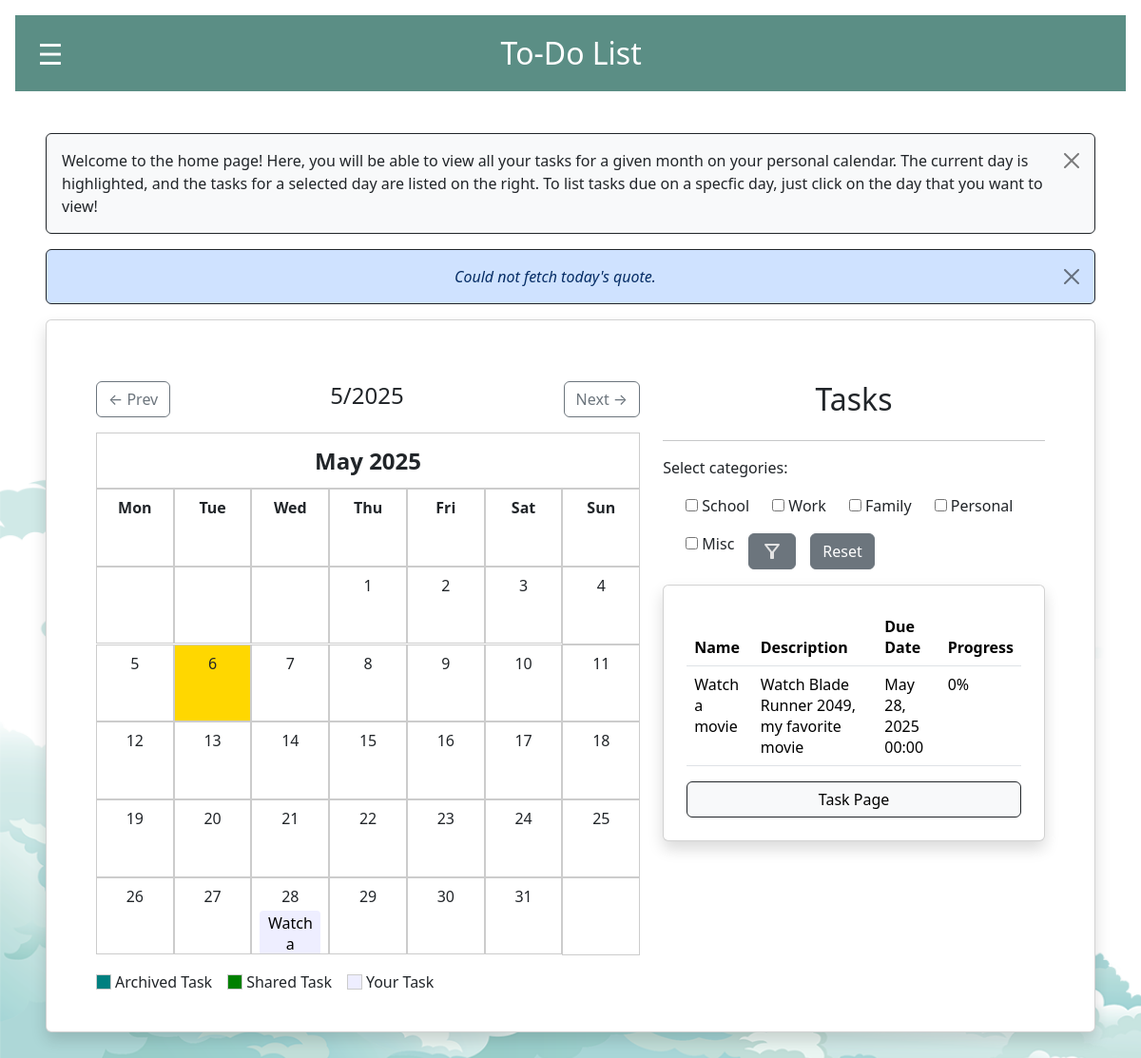
/home/ (signed in), run on an earlier commit of the app's database.
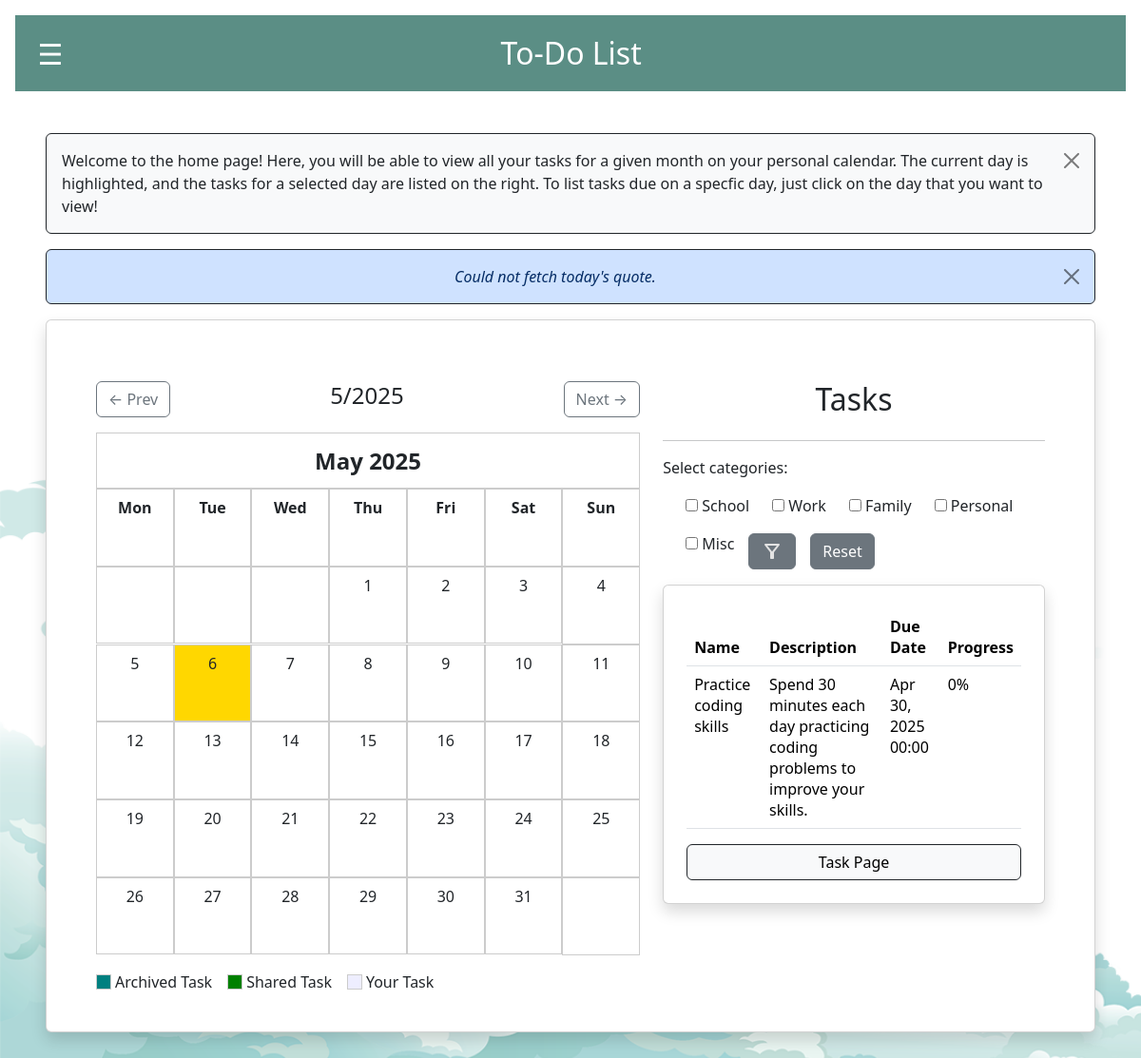
And on a later commit of the database.
### todoapp/models.py (models this page shows, shortened)
class Category(models.Model):
    name = models.CharField(max_length=50)
    objects = models.Manager()
    def __str__(self):
        return str(self.name or "")

class Task(models.Model):
    name = models.CharField(max_length=255)
    objects = models.Manager()
    creator = models.ForeignKey(User, on_delete=models.CASCADE)
    description = models.TextField()
    due_date = models.DateTimeField()
    progress = models.IntegerField(default=0)
    is_completed = models.BooleanField(default=False)
    is_archived = models.BooleanField(default=False)
    ignore_archive = models.BooleanField(default=False)
    categories = models.ManyToManyField(Category, related_name="tasks", blank=True)
    assigned_users = models.ManyToManyField(User, related_name="assigned_tasks")
    notifications_enabled = models.BooleanField(default=False)
    NOTIFICATION_TIMES = [
        (10, '10 minutes before'),
        (60, '1 hour before'),
        (1440, '1 day before'),
    ]
    NOTIFICATION_TYPES = [
        ('push', 'Push Notification'),
        ('email', 'Email Notification'),
    ]
    notification_time = models.IntegerField(choices=NOTIFICATION_TIMES, default=60)
    notification_type = models.CharField(
        max_length=10,
        choices=NOTIFICATION_TYPES,
        default='push'
    )

### todoapp/views.py (the view, shortened to what this page needs)
# urls.py: path('home/', views.calender_view , name='home'),
@login_required(login_url='index')
@require_GET
@csrf_exempt
def calender_view(request):
    form = FilterTasksForm(request.GET or None)
    year  = request.GET.get('year')
    month = request.GET.get('month')
    if year and month:
        year, month = int(year), int(month)
    else:
        today = datetime.today()
        year, month = today.year, today.month
    monthly_tasks = Task.objects.filter(
        Q(creator=request.user) | Q(assigned_users=request.user),
        due_date__year=year,
        due_date__month=month,
    ).distinct().order_by('due_date')
    sidebar_tasks = Task.objects.filter(
        Q(creator=request.user) | Q(assigned_users=request.user),
        is_completed=False,
        is_archived=False,
    ).distinct().order_by('due_date')
    selected_day = request.GET.get('day')
    if selected_day and selected_day.isdigit():
        sidebar_tasks = sidebar_tasks.filter(due_date__day=int(selected_day))
    prev_month = 12 if month == 1 else month - 1
    prev_year  = year - 1 if month == 1 else year
    next_month = 1  if month == 12 else month + 1
    next_year  = year + 1 if month == 12 else year
    us_hols = holidays.CountryHoliday('US', years=[year])
    holiday_dict = {
        dt.day: name
        for dt, name in us_hols.items()
        if dt.month == month
    }
    cal = TaskCalendar(
        monthly_tasks,
        year=year,
        month=month,
        holidays=holiday_dict,
        user=request.user
    )
    html_calendar = cal.formatmonth(year, month)
    today_quote = show_quote()
    return render(request, 'home.html', {
        'calendar':     html_calendar,
        'year':         year,
        'month':        month,
        'prev_year':    prev_year,
        'prev_month':   prev_month,
        'next_year':    next_year,
        'next_month':   next_month,
        'form':         form,           # your FilterTasksForm
        'all_tasks':    sidebar_tasks,  # template loops over all_tasks
        'holiday_dict': holiday_dict,
        'today_quote': today_quote
    })

### todoapp/forms.py
class FilterTasksForm(forms.Form):
    user_category_filter = forms.ModelMultipleChoiceField(
        queryset=Category.objects.all(),
        widget=forms.CheckboxSelectMultiple,
        required=False,
        label="Select categories:"
    )

### todoapp/context_processors.py (called while the page is built)
def vapid_key(request):
    return {
        'vapid_key': settings.VAPID_PUBLIC_KEY
    }

### todoapp/utils.py (called while the page is built)
    def group_by_day(self, tasks):
        task_dict = {}
        for task in tasks:
            day = task.due_date.day
            task_dict.setdefault(day, []).append(task)
        return task_dict

    def formatmonth(self, theyear, themonth, withyear=True):
        self.year, self.month = theyear, themonth
        return super().formatmonth(theyear, themonth, withyear=withyear)

### todoapp/views.py (called while the page is built)
def show_quote():
    quote = cache.get('zenquote_today')
    if quote:
        return quote
    url = 'https://zenquotes.io/api/today/'
    try:
        response = requests.get(url, timeout=5)
        response.raise_for_status()
        data = response.json()
        quote = data[0]["h"]
        cache.set('zenquote_today', quote, timeout=60 * 10)
        return quote
    except requests.exceptions.RequestException as _:
        return "Could not fetch today's quote."

### todoapp/templates/home.html (shortened to what the changed rows need)
{% extends 'base.html' %}
{% block content %}
<div class="card p-4 shadow">
  <div class="card-body">
  <div class="container mt-4">
      <div class="row">
  <div class="col-md-7">
      <div class="calendar">
        <div id="calendar-container">
          {{ calendar|safe }}
      </div>
      </div>
  </div>
  <div class="col-md-5">
    <h2 class="text-center mb-4">Tasks</h2>
    <div class="filter-form">
      <form method="get" title="Select a category to filter all tasks based on their category assignment." name="filter_tasks" class="d-flex justify-content-between align-items-center flex-wrap gap-2">
          <div class="d-flex flex-row flex-wrap align-items-center">
              {% for checkbox in form.user_category_filter %}
                  <div class="form-check">
                      {{ checkbox.tag }}
                      <label class="form-check-label">{{ checkbox.choice_label }}</label>
                  </div>
              {% endfor %}
          </div>
      </form>
    </div>
          <div class="card p-4 shadow">
            <div class="table-responsive">
              <table class="table">
                  <thead>
                      <tr>
                          <th>Name</th>
                          <th>Description</th>
                          <th>Due Date</th>
                          <th>Progress</th>
                      </tr>
                  </thead>
                  <tbody>
                      {% for task in all_tasks %}
                      <tr>
                          <td>{{ task.name }}</td>
                          <td>{{ task.description }}</td>
                          <td>{{ task.due_date|date:"M d, Y H:i" }}</td>
                          <td>{{ task.progress }}%</td>
                      </tr>
                      {% empty %}
                      <tr>
                          <td colspan="5" class="text-center">No tasks available.</td>
                      </tr>
                      {% endfor %}
                  </tbody>
              </table>
            </div>
          </div>
      </div>
    </div>
  </div>
</div>
{% endblock %}

What changed in the data, as far as the page shows it:
removed Task: name "Watch a movie", description "Watch Blade Runner 2049, my favorite movie", due_date "May 28, 2025 00:00", progress "0"
added Task: name "Practice coding skills", description "Spend 30 minutes each day practicing coding problems to improve your skills.", due_date "Apr 30, 2025 00:00", progress "0"
Also different on the page:
{{ calendar|safe }}: "May 2025 Mon Tue Wed Thu Fri Sat Sun 1 2 3 4 5 6 7 8 9 10 11 12 13 14 15 16 17 18 19 20 21 22 23 24 25 26 27 28 Watch a 29 30 31" → "May 2025 Mon Tue Wed Thu Fri Sat Sun 1 2 3 4 5 6 7 8 9 10 11 12 13 14 15 16 17 18 19 20 21 22 23 24 25 26 27 28 29 30 31"
